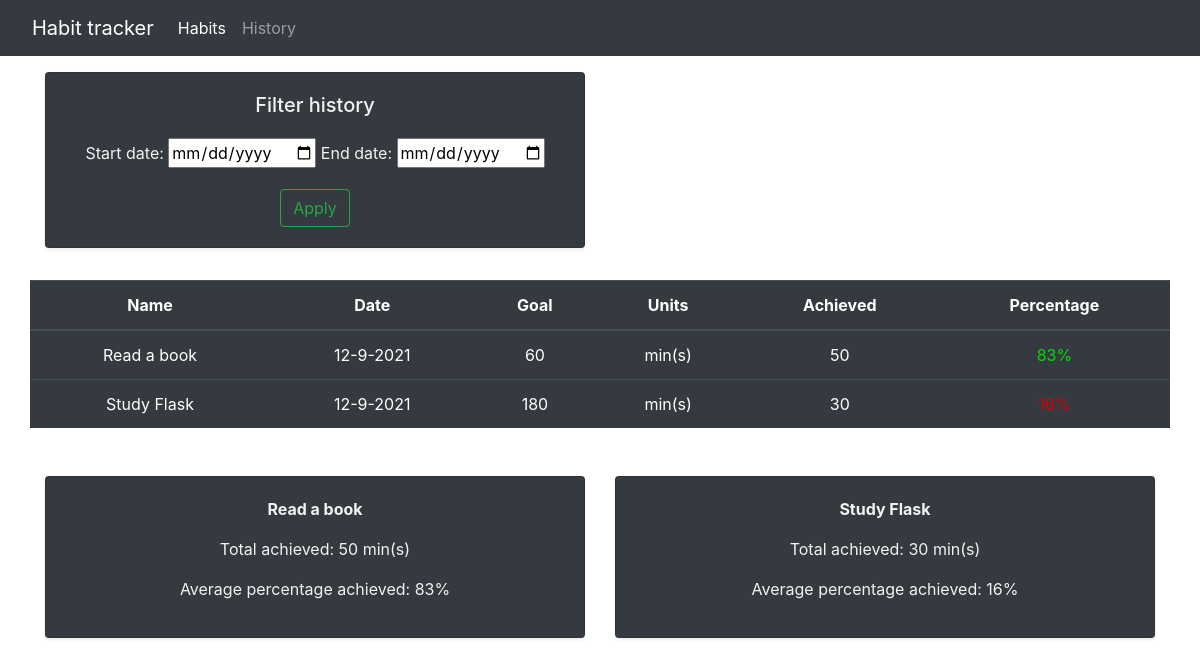
Before: /history with the older database file.
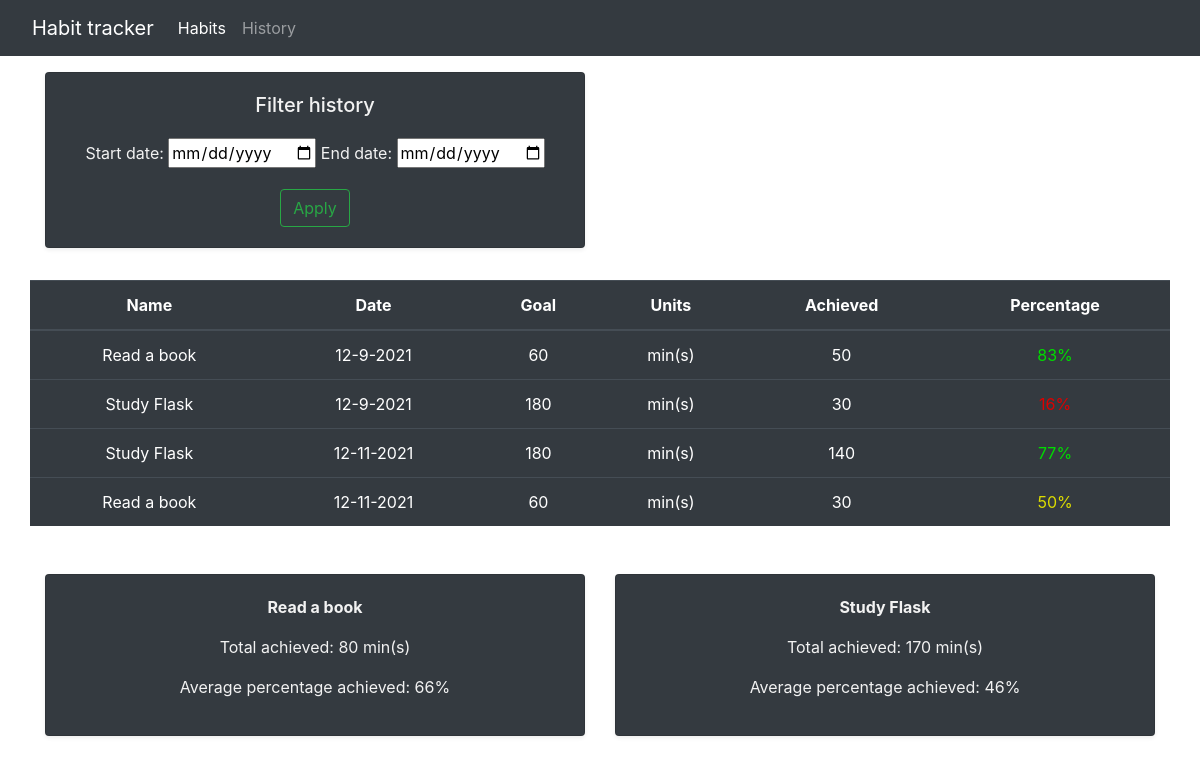
After: the same page with the newer database file.
### habit_tracker/models.py (models this page shows, shortened)
class HabitHistory(db.Model):
    id = db.Column(db.Integer(), primary_key=True)
    name = db.Column(db.String(length=40), unique=False, nullable=False)
    date = db.Column(DateTime(timezone=True), server_default=func.now())
    goal = db.Column(db.Integer(), unique=False, nullable=False)
    units = db.Column(db.String(length=20), unique=False, nullable=False)
    achieved = db.Column(db.Integer(), unique=False, nullable=False)
    habit_obj_id = db.Column(db.Integer(), db.ForeignKey("habit.id"))
    @property
    def local_timezone_date(self):
        local_datetime = self.date.replace(tzinfo=tz.tzutc())
        local_datetime = local_datetime.astimezone(tz.tzlocal())
        return local_datetime
    @property
    def local_timezone_day(self):
        return f"{self.local_timezone_date.month}-{self.local_timezone_date.day}-{self.local_timezone_date.year}"
    @property
    def percentage_achieved(self):
        return int((self.achieved / self.goal) * 100)

class Habit(db.Model):
    id = db.Column(db.Integer(), primary_key=True)
    name = db.Column(db.String(length=40), unique=True, nullable=False)
    goal = db.Column(db.Integer(), unique=False, nullable=False)
    units = db.Column(db.String(length=20), unique=False, nullable=False)
    days_of_the_week = db.Column(db.String(length=7), unique=False, nullable=False) # MTWXFSD
    history = db.relationship("HabitHistory", backref="habit_obj", lazy=True)

### habit_tracker/routes.py (the view, shortened to what this page needs)
@main.route("/history", methods=["GET", "POST"])
def history_page():
    filter_history_form = FilterHistoryForm()
    habits = Habit.query.all()
    habits_history = HabitHistory.query.all()
    achieved_sumations, percentage_achieved_averages = {}, {}
    for habit in habits:
        habit_history_query = HabitHistory.query.filter_by(name=habit.name)
        habit_history = habit_history_query.all()
        achieved_sumation = habit_history_query.with_entities(
            func.sum(HabitHistory.achieved).label("total")).first().total
        percentage_achieved_sumation = sum([habit_record.percentage_achieved for habit_record in habit_history])
        average_percentage_achieved = int(
            percentage_achieved_sumation / habit_history_query.count()
        )
        achieved_sumations[habit.name] = achieved_sumation
        percentage_achieved_averages[habit.name] = average_percentage_achieved
    if request.method == "GET":
        filtered_habits_history = habits_history
    return render_template("history.html", habits=habits, filter_history_form=filter_history_form,
        filtered_habits_history=filtered_habits_history, achieved_sumations=achieved_sumations,
        percentage_achieved_averages=percentage_achieved_averages,
        zip=zip,)

### habit_tracker/forms.py
class FilterHistoryForm(FlaskForm):
    start_date = DateField(label="Start date:", validators=[DateRange(min=date(2021, 12, 1))])
    end_date = DateField(label="End date:", validators=[DateRange(min=date(2021, 12, 1))])
    submit = SubmitField(label="Apply")

### habit_tracker/templates/history.html (shortened to what the changed rows need)
{% extends "base.html" %}
{% block content %}
    <div class="container" style="margin-top: 1rem;">
        <div class="row flex-fill" style="margin-top: 2rem;">
            <table class="table table-hover table-dark text-center">
                <thead>
                    <tr>
                        <th scope="col">Name</th>
                        <th scope="col">Date</th>
                        <th scope="col">Goal</th>
                        <th scope="col">Units</th>
                        <th scope="col">Achieved</th>
                        <th scope="col">Percentage</th>
                    </tr>
                </thead>
                <tbody>
                    {% for habit_record in filtered_habits_history %}
                        <tr>
                            <td>{{ habit_record.name }}</td>
                            <td>{{ habit_record.local_timezone_day }}</td>
                            <td>{{ habit_record.goal }}</td>
                            <td>{{ habit_record.units }}</td>
                            <td>{{ habit_record.achieved }}</td>
                            {% if habit_record.percentage_achieved <= 10 %}
                                <td style="color: #f2f2f2; font-weight: bold; background-color: rgb(160, 0, 0);">{{ habit_record.percentage_achieved }}%</td>
                            {% elif habit_record.percentage_achieved <= 30 %}
                                <td style="color: rgb(220, 0, 0)">{{ habit_record.percentage_achieved }}%</td>
                            {% elif habit_record.percentage_achieved <= 60 %}
                                <td style="color: rgb(220, 220, 0)">{{ habit_record.percentage_achieved }}%</td>
                                {% elif habit_record.percentage_achieved <= 90 %}
                                <td style="color: rgb(0, 220, 0)">{{ habit_record.percentage_achieved }}%</td>
                            {% elif habit_record.percentage_achieved <= 100 %}
                                <td style="color: #f2f2f2; font-weight: bold; background-color: rgb(0, 160, 0);">{{ habit_record.percentage_achieved }}%</td>
                            {% endif %}
                        </tr>
                    {% endfor %}
                </tbody>
            </table>
        </div>
        <div class="row flex-fill" style="margin-top: 2rem; margin-bottom: 2rem;">
            {% for habit, achieved_sumation, average_percentage_achieved in zip(habits, achieved_sumations.items(), percentage_achieved_averages.items()) %}
            <div class="col-6">
                <div class="card shadow-sm text-center bg-dark">
                    <div class="card-body">
                        <div class="card-text">
                            <p style="color: #f2f2f2; font-weight: bold;">{{ habit.name }}</p>
                            <p style="color: #f2f2f2;">Total achieved: {{ achieved_sumation[1] }} {{ habit.units }}</p>
                            <p style="color: #f2f2f2;">Average percentage achieved: {{ average_percentage_achieved[1] }}%</p>
                        </div>
                    </div>
                </div>
            </div>
            {% endfor %}
        </div>
    </div>
{% endblock %}

Changed rows visible on the page:
added HabitHistory: name "Study Flask", local_timezone_day "12-11-2021", goal "180", units "min(s)", achieved "140", percentage_achieved "77"
added HabitHistory: name "Read a book", local_timezone_day "12-11-2021", goal "60", units "min(s)", achieved "30", percentage_achieved "50"
computed for Habit "Read a book": achieved_sumation "50" → "80"; average_percentage_achieved "83" → "66"
computed for Habit "Study Flask": achieved_sumation "30" → "170"; average_percentage_achieved "16" → "46"
